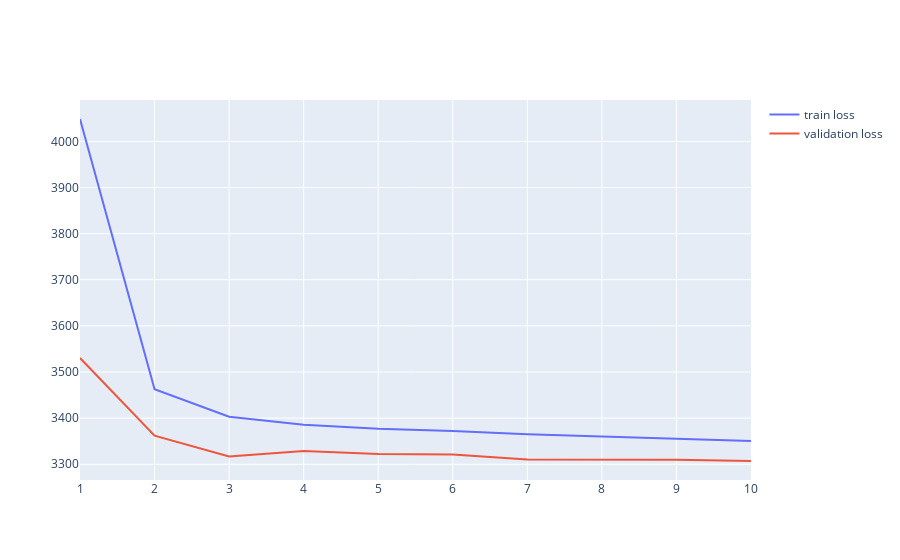

Source (notebook cell):
### Code cell
fig = go.Figure(
    go.Scatter(x=torch.linspace(1, 10, 10), y=train_loss, mode='lines', name='train loss')
)

fig.add_trace(
    go.Scatter(x=torch.linspace(1, 10, 10), y=val_loss, mode='lines', name='validation loss')
)

fig.show()

### Figure 1 — Plotly figure (JSON) as saved in the notebook; plotly's stock layout.template omitted (floating-point values rounded to 4 significant figures)
{"data": [{"mode": "lines", "name": "train loss", "type": "scatter", "x": [1, 2, 3, 4, 5, 6, 7, 8, 9, 10], "y": [4049.0, 3463.0, 3403.0, 3386.0, 3377.0, 3372.0, 3365.0, 3360.0, 3355.0, 3351.0, 3349.0, 3345.0, 3342.0, 3339.0, 3337.0, 3336.0, 3334.0, 3332.0, 3331.0, 3330.0]}, {"mode": "lines", "name": "validation loss", "type": "scatter", "x": [1, 2, 3, 4, 5, 6, 7, 8, 9, 10], "y": [3530.0, 3362.0, 3317.0, 3328.0, 3322.0, 3321.0, 3310.0, 3311.0, 3310.0, 3307.0, 3301.0, 3296.0, 3297.0, 3300.0, 3320.0, 3295.0, 3302.0, 3307.0, 3311.0, 3303.0]}], "layout": {}}
